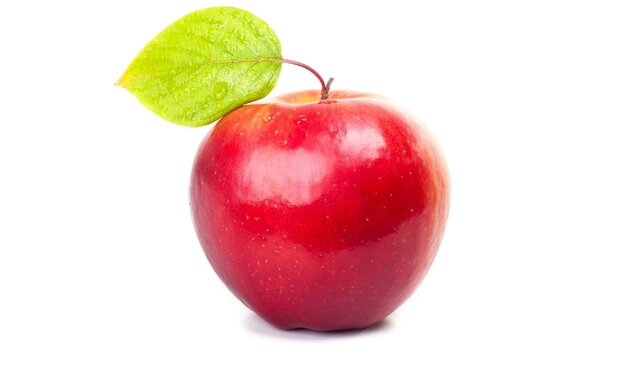
#> input picture opencv_examples/elma.jpg, 636 x 382 px, found by its file name
$ python main.py
#> lines starting #> are read from the running program, lines starting #| are printed output that depends on the picture
# importing cv2
import cv2


path = r'/home/mert/PycharmProjects/opencv_examples/elma.jpg'

image = cv2.imread(path,0)
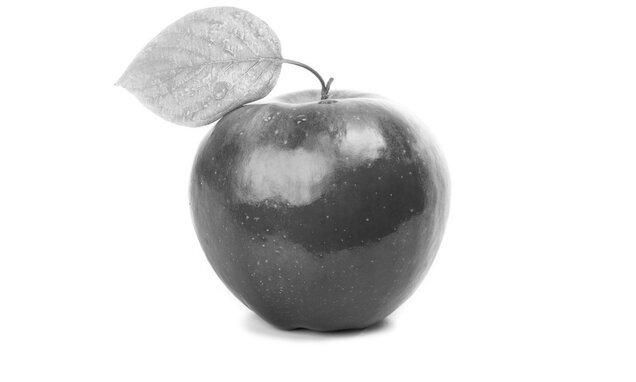
#> image: shape (382, 636); min 13, max 255, mean 221.5

window_name = 'image'

cv2.imshow(window_name, image)

cv2.waitKey(0)

cv2.destroyAllWindows()
